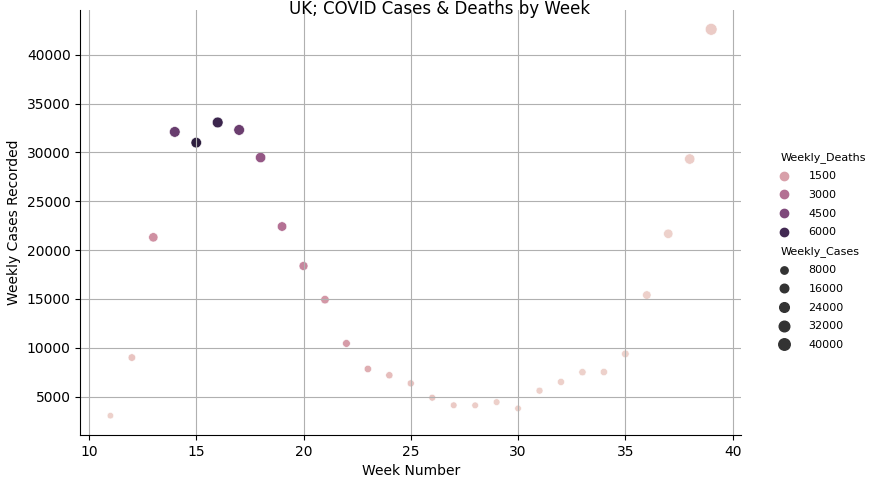

Source code (Python):
import pandas as pd
import matplotlib.pyplot as plt
import seaborn as sns
from matplotlib import rcParams

data = pd.read_csv('RDCDFinal.csv', index_col=0)
print(data.columns)
RD = data.loc[:, ['location', 'Econ_Block', 'Week_Num', 'Weekly_Cases',
                  'Stringency_Indexed', 'population', 'Weekly_Deaths',]]
RDEcon = RD.query('Econ_Block== "EU"')

# Chart showing Case numbers over time, against number of deaths in teh UK
RDUK = RDEcon.query('location == "United Kingdom"')
RDUK = pd.DataFrame(RDUK)
g= sns.relplot(x='Week_Num', y='Weekly_Cases', data=RDUK, height=5, aspect=1.5, size='Weekly_Cases', hue='Weekly_Deaths')
sns.axes_style('darkgrid')
g.fig.suptitle('UK; COVID Cases & Deaths by Week', x=0.5, y=1.0)
g.set_ylabels('Weekly Cases Recorded')
g.set_xlabels('Week Number')
plt.subplots_adjust(top=0.98, bottom=0.13)
#plt.figlegend()
sns.set_palette('RdBu')
plt.grid(True)
#sns.set_context('paper')
plt.setp(g._legend.get_texts(), fontsize=8)
plt.savefig('UK; Cases & Deaths.png')
plt.show()
plt.cla()


